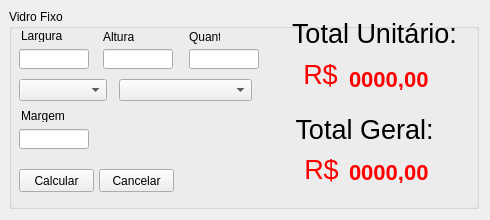
<?xml version="1.0" encoding="UTF-8"?>
<ui version="4.0">
 <class>Tela_fixo</class>
 <widget class="QMainWindow" name="Tela_fixo">
  <property name="geometry">
   <rect>
    <x>0</x>
    <y>0</y>
    <width>490</width>
    <height>220</height>
   </rect>
  </property>
  <property name="minimumSize">
   <size>
    <width>490</width>
    <height>220</height>
   </size>
  </property>
  <property name="windowTitle">
   <string>Vidro Fixo</string>
  </property>
  <widget class="QWidget" name="centralwidget">
   <widget class="QGroupBox" name="groupBox_fixos">
    <property name="geometry">
     <rect>
      <x>9</x>
      <y>9</y>
      <width>470</width>
      <height>200</height>
     </rect>
    </property>
    <property name="minimumSize">
     <size>
      <width>470</width>
      <height>200</height>
     </size>
    </property>
    <property name="maximumSize">
     <size>
      <width>470</width>
      <height>0</height>
     </size>
    </property>
    <property name="title">
     <string>Vidro Fixo</string>
    </property>
    <widget class="QLabel" name="label_largura">
     <property name="geometry">
      <rect>
       <x>12</x>
       <y>20</y>
       <width>47</width>
       <height>13</height>
      </rect>
     </property>
     <property name="text">
      <string>Largura</string>
     </property>
    </widget>
    <widget class="QLineEdit" name="lineEdit_largura">
     <property name="geometry">
      <rect>
       <x>10</x>
       <y>40</y>
       <width>70</width>
       <height>20</height>
      </rect>
     </property>
    </widget>
    <widget class="QLabel" name="label_altura">
     <property name="geometry">
      <rect>
       <x>94</x>
       <y>20</y>
       <width>31</width>
       <height>16</height>
      </rect>
     </property>
     <property name="text">
      <string>Altura</string>
     </property>
    </widget>
    <widget class="QLineEdit" name="lineEdit_altura">
     <property name="geometry">
      <rect>
       <x>94</x>
       <y>40</y>
       <width>70</width>
       <height>20</height>
      </rect>
     </property>
    </widget>
    <widget class="QComboBox" name="comboBox_espessura">
     <property name="geometry">
      <rect>
       <x>10</x>
       <y>70</y>
       <width>75</width>
       <height>20</height>
      </rect>
     </property>
     <property name="sizeAdjustPolicy">
      <enum>QComboBox::AdjustToContents</enum>
     </property>
     <property name="placeholderText">
      <string>Espessura</string>
     </property>
     <item>
      <property name="text">
       <string>08mm</string>
      </property>
     </item>
     <item>
      <property name="text">
       <string>10mm</string>
      </property>
     </item>
    </widget>
    <widget class="QLabel" name="label_quantidade">
     <property name="geometry">
      <rect>
       <x>180</x>
       <y>20</y>
       <width>31</width>
       <height>16</height>
      </rect>
     </property>
     <property name="text">
      <string>Quant</string>
     </property>
    </widget>
    <widget class="QLineEdit" name="lineEdit_quantidade">
     <property name="geometry">
      <rect>
       <x>180</x>
       <y>40</y>
       <width>70</width>
       <height>20</height>
      </rect>
     </property>
    </widget>
    <widget class="QPushButton" name="pushButton_calcular">
     <property name="geometry">
      <rect>
       <x>10</x>
       <y>160</y>
       <width>75</width>
       <height>23</height>
      </rect>
     </property>
     <property name="text">
      <string>Calcular</string>
     </property>
    </widget>
    <widget class="QPushButton" name="pushButton_cancelar">
     <property name="geometry">
      <rect>
       <x>90</x>
       <y>160</y>
       <width>75</width>
       <height>23</height>
      </rect>
     </property>
     <property name="text">
      <string>Cancelar</string>
     </property>
    </widget>
    <widget class="QLineEdit" name="lineEdit_margem">
     <property name="geometry">
      <rect>
       <x>10</x>
       <y>120</y>
       <width>70</width>
       <height>20</height>
      </rect>
     </property>
    </widget>
    <widget class="QLabel" name="label_margem">
     <property name="geometry">
      <rect>
       <x>12</x>
       <y>100</y>
       <width>47</width>
       <height>13</height>
      </rect>
     </property>
     <property name="text">
      <string>Margem</string>
     </property>
    </widget>
    <widget class="QLabel" name="label_total_unitario">
     <property name="geometry">
      <rect>
       <x>280</x>
       <y>9</y>
       <width>171</width>
       <height>31</height>
      </rect>
     </property>
     <property name="text">
      <string>&lt;html&gt;&lt;head/&gt;&lt;body&gt;&lt;p align=&quot;center&quot;&gt;&lt;span style=&quot; font-size:20pt;&quot;&gt;Total Unitário:&lt;/span&gt;&lt;/p&gt;&lt;/body&gt;&lt;/html&gt;</string>
     </property>
    </widget>
    <widget class="QLabel" name="label_total_geral">
     <property name="geometry">
      <rect>
       <x>270</x>
       <y>105</y>
       <width>171</width>
       <height>31</height>
      </rect>
     </property>
     <property name="text">
      <string>&lt;html&gt;&lt;head/&gt;&lt;body&gt;&lt;p align=&quot;center&quot;&gt;&lt;span style=&quot; font-size:20pt;&quot;&gt;Total Geral:&lt;/span&gt;&lt;/p&gt;&lt;/body&gt;&lt;/html&gt;</string>
     </property>
    </widget>
    <widget class="QComboBox" name="comboBox_vidro">
     <property name="geometry">
      <rect>
       <x>110</x>
       <y>70</y>
       <width>116</width>
       <height>20</height>
      </rect>
     </property>
     <property name="sizeAdjustPolicy">
      <enum>QComboBox::AdjustToContents</enum>
     </property>
     <property name="placeholderText">
      <string>Vidro</string>
     </property>
     <item>
      <property name="text">
       <string>Temperado Incolor</string>
      </property>
     </item>
     <item>
      <property name="text">
       <string>Temperado Fume</string>
      </property>
     </item>
     <item>
      <property name="text">
       <string>Temperado Verde</string>
      </property>
     </item>
    </widget>
    <widget class="QLabel" name="label_cifra_unitario">
     <property name="geometry">
      <rect>
       <x>291</x>
       <y>50</y>
       <width>41</width>
       <height>31</height>
      </rect>
     </property>
     <property name="text">
      <string>&lt;html&gt;&lt;head/&gt;&lt;body&gt;&lt;p align=&quot;center&quot;&gt;&lt;span style=&quot; font-size:20pt; color:#ff0000;&quot;&gt;R$&lt;/span&gt;&lt;/p&gt;&lt;/body&gt;&lt;/html&gt;</string>
     </property>
    </widget>
    <widget class="QLabel" name="label_cifra_geral">
     <property name="geometry">
      <rect>
       <x>292</x>
       <y>145</y>
       <width>41</width>
       <height>31</height>
      </rect>
     </property>
     <property name="text">
      <string>&lt;html&gt;&lt;head/&gt;&lt;body&gt;&lt;p align=&quot;center&quot;&gt;&lt;span style=&quot; font-size:20pt; color:#ff0000;&quot;&gt;R$&lt;/span&gt;&lt;/p&gt;&lt;/body&gt;&lt;/html&gt;</string>
     </property>
    </widget>
    <widget class="QLabel" name="label_valor_total_unitario">
     <property name="geometry">
      <rect>
       <x>340</x>
       <y>60</y>
       <width>91</width>
       <height>21</height>
      </rect>
     </property>
     <property name="styleSheet">
      <string notr="true">QLabel {
	color: red;
	font-size: 22px;
	font-weight: bold;
}</string>
     </property>
     <property name="frameShape">
      <enum>QFrame::NoFrame</enum>
     </property>
     <property name="frameShadow">
      <enum>QFrame::Plain</enum>
     </property>
     <property name="lineWidth">
      <number>1</number>
     </property>
     <property name="text">
      <string>0000,00</string>
     </property>
     <property name="margin">
      <number>0</number>
     </property>
     <property name="indent">
      <number>-1</number>
     </property>
    </widget>
    <widget class="QLabel" name="label_valor_total_geral">
     <property name="geometry">
      <rect>
       <x>340</x>
       <y>153</y>
       <width>91</width>
       <height>21</height>
      </rect>
     </property>
     <property name="styleSheet">
      <string notr="true">QLabel {
	color: red;
	font-size: 22px;
	font-weight: bold;
}</string>
     </property>
     <property name="frameShape">
      <enum>QFrame::NoFrame</enum>
     </property>
     <property name="text">
      <string>0000,00</string>
     </property>
    </widget>
   </widget>
  </widget>
 </widget>
 <tabstops>
  <tabstop>lineEdit_largura</tabstop>
  <tabstop>lineEdit_altura</tabstop>
  <tabstop>lineEdit_quantidade</tabstop>
  <tabstop>comboBox_espessura</tabstop>
  <tabstop>comboBox_vidro</tabstop>
  <tabstop>lineEdit_margem</tabstop>
  <tabstop>pushButton_calcular</tabstop>
  <tabstop>pushButton_cancelar</tabstop>
 </tabstops>
 <resources/>
 <connections/>
</ui>
